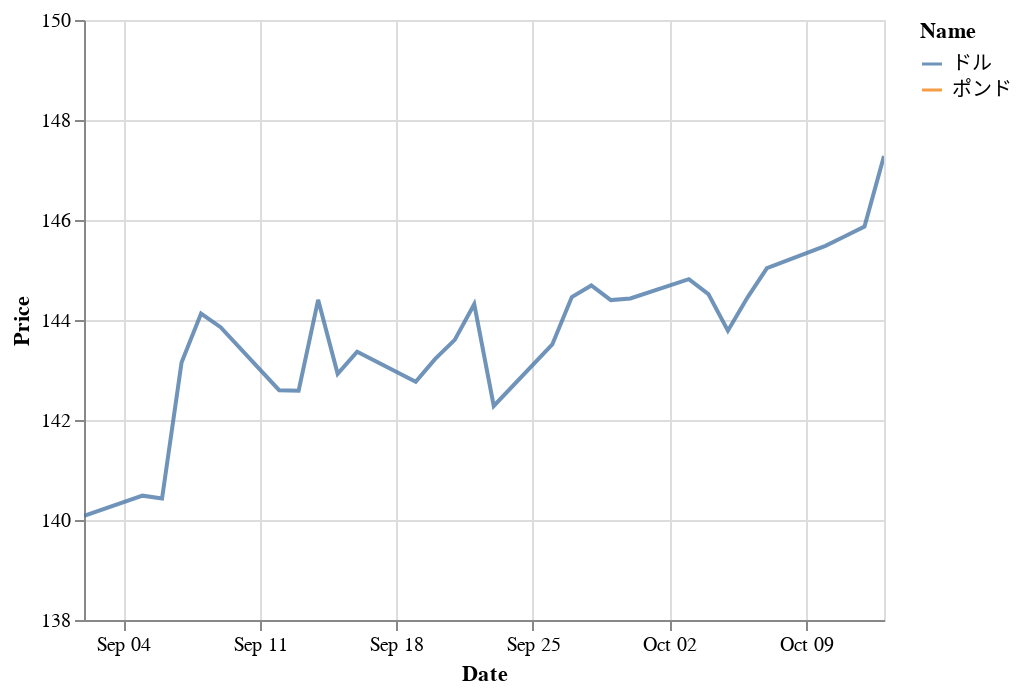

Notebook cell for this chart:
### Code cell
ymin, ymax = 138, 150

chart = (
    alt.Chart(x)
    .mark_line(opacity=0.8, clip=True)
    .encode(
        x="Date:T",
        y=alt.Y("Price", scale=alt.Scale(domain=[ymin, ymax])),
        color="Name"
    )
)

chart

### Figure 1 — Vega-Lite specification as saved in the notebook (floating-point values rounded to 4 significant figures)
{"config": {"view": {"continuousWidth": 400, "continuousHeight": 300}}, "data": {"name": "data-259a72fbaaa68127bfcc7991fef2e790"}, "mark": {"type": "line", "clip": true, "opacity": 0.8}, "encoding": {"color": {"field": "Name", "type": "nominal"}, "x": {"field": "Date", "type": "temporal"}, "y": {"field": "Price", "scale": {"domain": [138, 150]}, "type": "quantitative"}}, "$schema": "https://vega.github.io/schema/vega-lite/v4.17.0.json", "datasets": {"data-259a72fbaaa68127bfcc7991fef2e790": [{"Date": "02 September 2022", "Name": "ドル", "Price": 140.1}, {"Date": "05 September 2022", "Name": "ドル", "Price": 140.5}, {"Date": "06 September 2022", "Name": "ドル", "Price": 140.4}, {"Date": "07 September 2022", "Name": "ドル", "Price": 143.2}, {"Date": "08 September 2022", "Name": "ドル", "Price": 144.1}, {"Date": "09 September 2022", "Name": "ドル", "Price": 143.9}, {"Date": "12 September 2022", "Name": "ドル", "Price": 142.6}, {"Date": "13 September 2022", "Name": "ドル", "Price": 142.6}, {"Date": "14 September 2022", "Name": "ドル", "Price": 144.4}, {"Date": "15 September 2022", "Name": "ドル", "Price": 142.9}, {"Date": "16 September 2022", "Name": "ドル", "Price": 143.4}, {"Date": "19 September 2022", "Name": "ドル", "Price": 142.8}, {"Date": "20 September 2022", "Name": "ドル", "Price": 143.2}, {"Date": "21 September 2022", "Name": "ドル", "Price": 143.6}, {"Date": "22 September 2022", "Name": "ドル", "Price": 144.3}, {"Date": "23 September 2022", "Name": "ドル", "Price": 142.3}, {"Date": "26 September 2022", "Name": "ドル", "Price": 143.5}, {"Date": "27 September 2022", "Name": "ドル", "Price": 144.5}, {"Date": "28 September 2022", "Name": "ドル", "Price": 144.7}, {"Date": "29 September 2022", "Name": "ドル", "Price": 144.4}, {"Date": "30 September 2022", "Name": "ドル", "Price": 144.4}, {"Date": "03 October 2022", "Name": "ドル", "Price": 144.8}, {"Date": "04 October 2022", "Name": "ドル", "Price": 144.5}, {"Date": "05 October 2022", "Name": "ドル", "Price": 143.8}, {"Date": "06 October 2022", "Name": "ドル", "Price": 144.4}, {"Date": "07 October 2022", "Name": "ドル", "Price": 145.0}, {"Date": "10 October 2022", "Name": "ドル", "Price": 145.5}, {"Date": "11 October 2022", "Name": "ドル", "Price": 145.7}, {"Date": "12 October 2022", "Name": "ドル", "Price": 145.9}, {"Date": "13 October 2022", "Name": "ドル", "Price": 147.3}, {"Date": "02 September 2022", "Name": "ポンド", "Price": 161.8}, {"Date": "05 September 2022", "Name": "ポンド", "Price": 161.2}, {"Date": "06 September 2022", "Name": "ポンド", "Price": 162.4}, {"Date": "07 September 2022", "Name": "ポンド", "Price": 164.8}, {"Date": "08 September 2022", "Name": "ポンド", "Price": 166.0}, {"Date": "09 September 2022", "Name": "ポンド", "Price": 165.7}, {"Date": "12 September 2022", "Name": "ポンド", "Price": 165.7}, {"Date": "13 September 2022", "Name": "ポンド", "Price": 166.7}, {"Date": "14 September 2022", "Name": "ポンド", "Price": 166.1}, {"Date": "15 September 2022", "Name": "ポンド", "Price": 165.0}, {"Date": "16 September 2022", "Name": "ポンド", "Price": 164.2}, {"Date": "19 September 2022", "Name": "ポンド", "Price": 163.2}, {"Date": "20 September 2022", "Name": "ポンド", "Price": 163.9}, {"Date": "21 September 2022", "Name": "ポンド", "Price": 163.4}, {"Date": "22 September 2022", "Name": "ポンド", "Price": 162.4}, {"Date": "23 September 2022", "Name": "ポンド", "Price": 160.3}, {"Date": "26 September 2022", "Name": "ポンド", "Price": 154.9}, {"Date": "27 September 2022", "Name": "ポンド", "Price": 155.6}, {"Date": "28 September 2022", "Name": "ポンド", "Price": 155.2}, {"Date": "29 September 2022", "Name": "ポンド", "Price": 156.4}, {"Date": "30 September 2022", "Name": "ポンド", "Price": 161.3}, {"Date": "03 October 2022", "Name": "ポンド", "Price": 161.3}, {"Date": "04 October 2022", "Name": "ポンド", "Price": 163.8}, {"Date": "05 October 2022", "Name": "ポンド", "Price": 164.6}, {"Date": "06 October 2022", "Name": "ポンド", "Price": 164.0}, {"Date": "07 October 2022", "Name": "ポンド", "Price": 161.9}, {"Date": "10 October 2022", "Name": "ポンド", "Price": 161.1}, {"Date": "11 October 2022", "Name": "ポンド", "Price": 161.3}, {"Date": "12 October 2022", "Name": "ポンド", "Price": 160.0}, {"Date": "13 October 2022", "Name": "ポンド", "Price": 165.4}]}}
